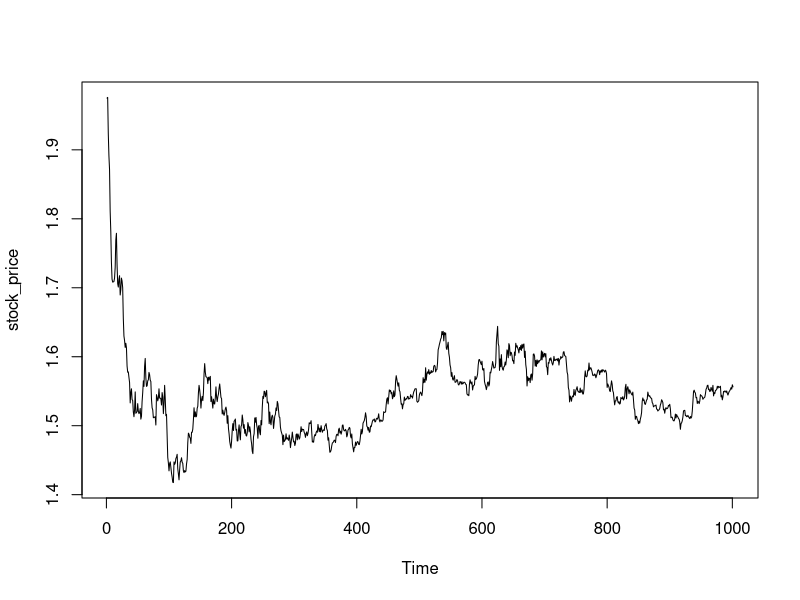
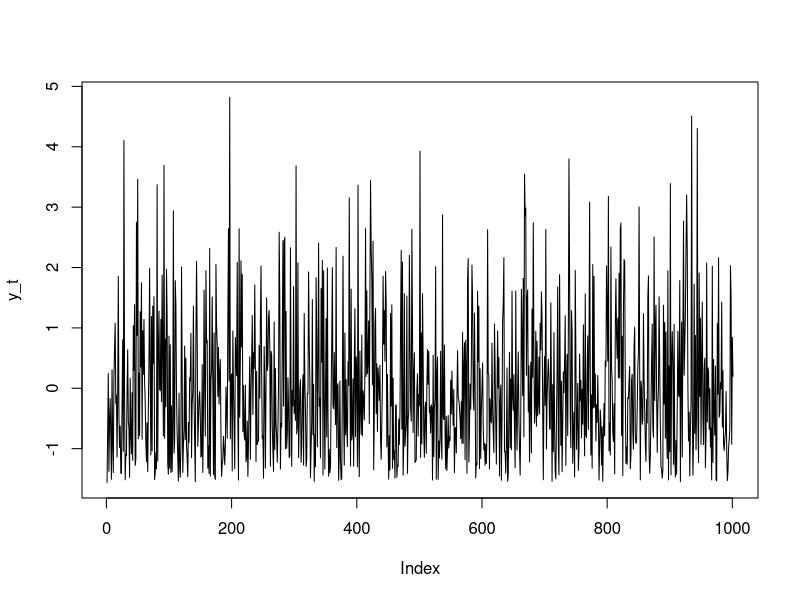
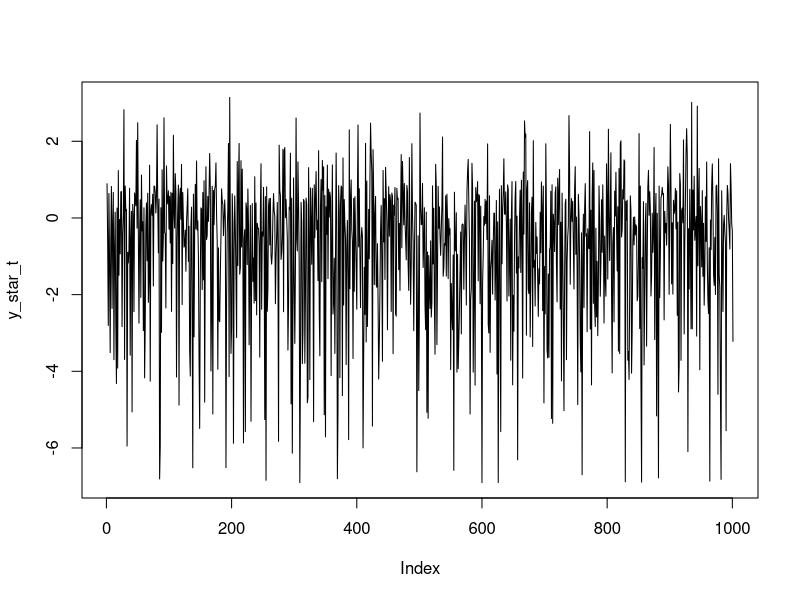
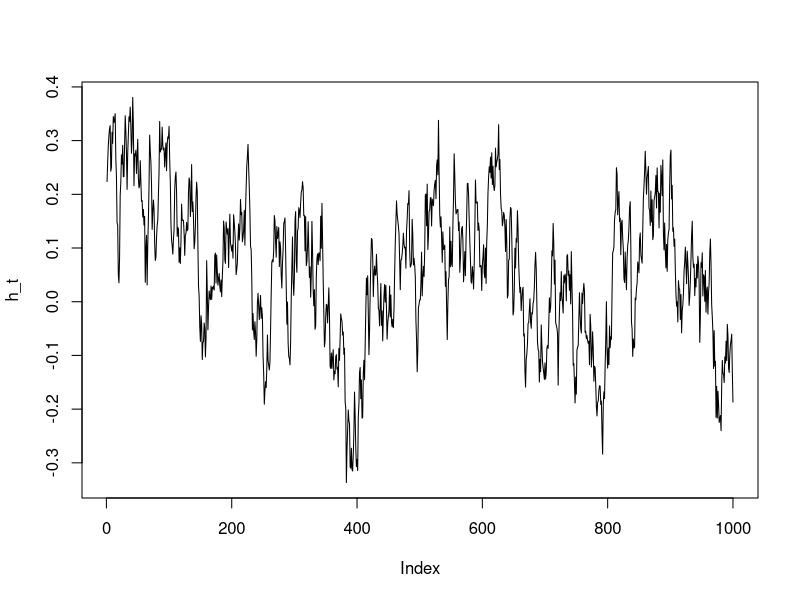
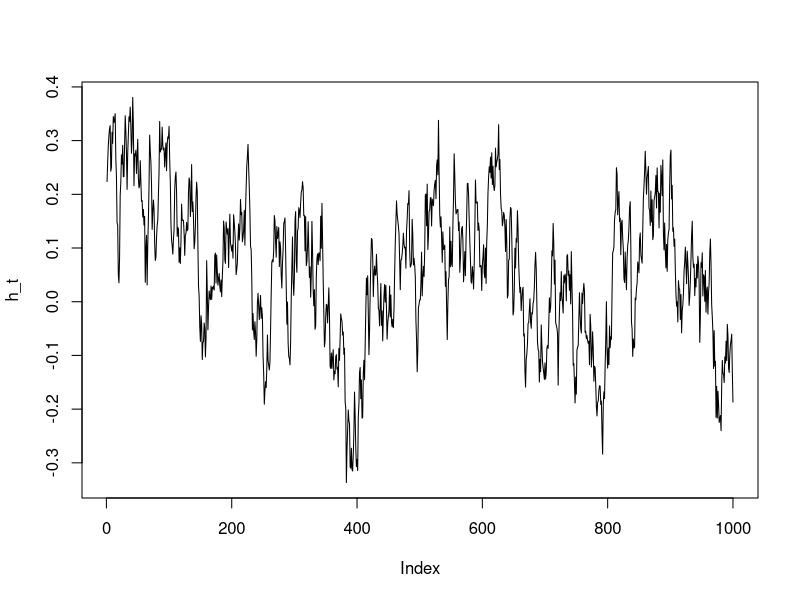
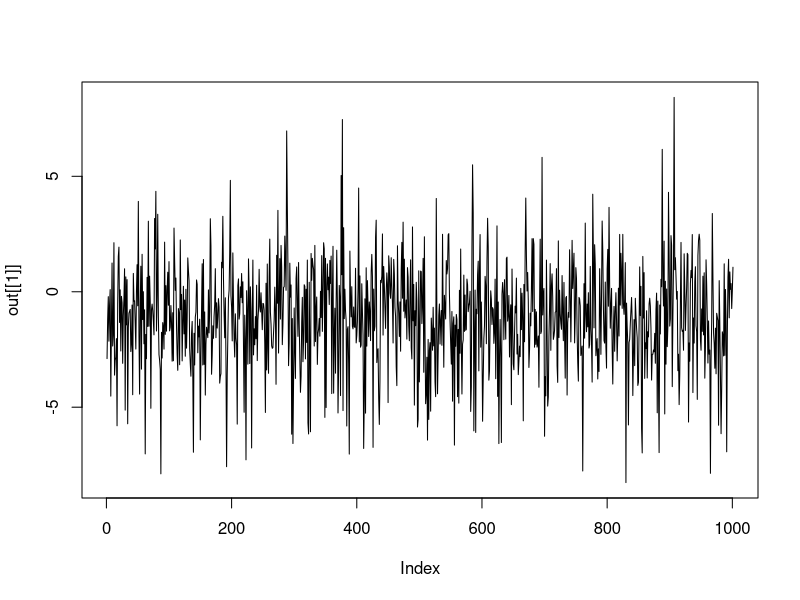
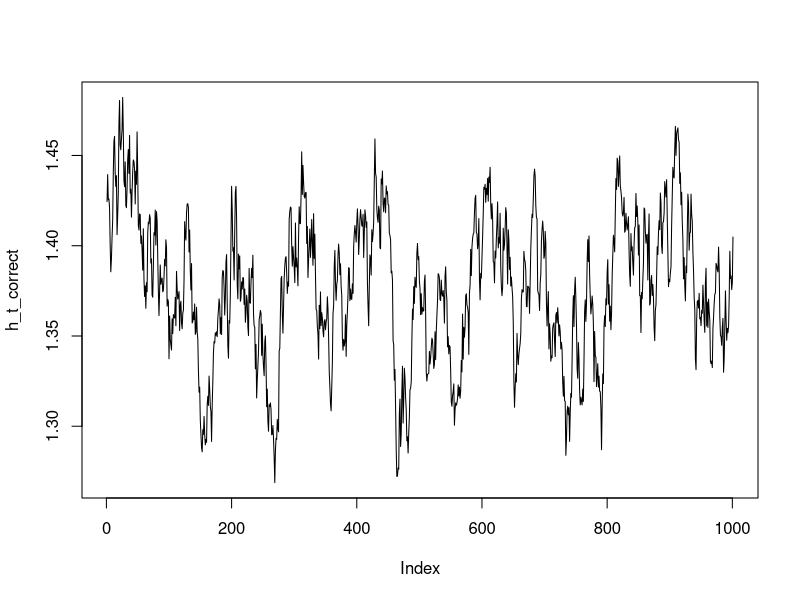
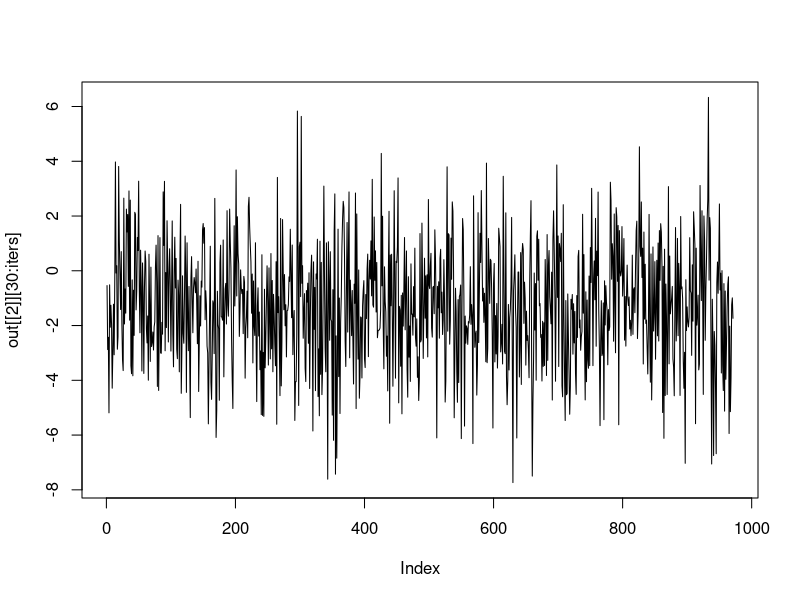

R code for these plots, in order:
T = 1000

phi_0 = 0.96
sigma2_0= 0.002
mu_0 = 0

c = 0.001

q_j = c(0.00730, 0.10556, 0.00002, 0.04395, 0.34001, 0.24566, 0.25750)
b_j = c(-10.12999, -3.397281, -8.56686, 2.77786, 0.61942, 1.79518, -1.08819)
w_j = c(5.79596, 2.61369, 5.17950, 0.16735, 0.64009, 0.34023, 1.26261)
J = length(q_j)


sigma2_n = sigma2_0
phi = phi_0
mu = mu_0

data = read.csv('DEXUSUK_2.csv')
length(data[,1])
stock_price = ts(data[1:(T+1),2])
plot(stock_price)
y_t = log(stock_price[2:(T+1)]) - log(stock_price[1:T]) - mean(log(stock_price[2:(T+1)]) - log(stock_price[1:T]))
y_t = y_t * 100

sigma2_correct = 0.0002
mu_correct = 1.4
phi_correct = 0.96

y_t = array(0, T + 1)
h_t_correct = array(0, T + 1)
h_t_correct = rnorm(1, mu_correct, sqrt(sigma2_correct/(1 - phi_correct**2)))
y_t[1] = exp(h_t_correct[1]/2) * rnorm(1, 0, 1)
for(i in 2:(T + 1))
{
  h_t_correct[i] = mu_correct + phi_correct * (h_t_correct[i - 1] - mu_correct) + rnorm(1, 0, sqrt(sigma2_correct))
  y_t[i] = abs(exp(h_t_correct[i]/2) * rnorm(1, 0, 1))
}

y_t = y_t - mean(y_t)

plot(y_t, type='l')

y_star_t = log(y_t**2 + c)
plot(y_star_t, type='l')

h_t = array(0.0, T)

sample_s = function(y_star_t, h_t)
{
  s = array(0, T)
  q_j_h = array(0, J)
  for(i in 1:T)
  {
    for(j in 1:J)
    {
      q_j_h[j] = q_j[j] * dnorm(y_star_t[i], h_t[i] + b_j[j] - 1.2704, sqrt(w_j[j]))
    }
    
    s[i] = sample(1:J, 1, prob = q_j_h, replace=TRUE)
  }
  return(s)
}

gen_h = function(h_t, mu, sigma2_n, phi)
{
  h_t[1] = rnorm(1, mu, sqrt(sigma2_n/(1-phi**2)))
  for(i in 2:T)
  {
    h_t[i] = mu + (h_t[i-1] - mu) * phi + rnorm(1, 0, sqrt(sigma2_n))
  }
  return(h_t)
}

prob_phi_prior = function(phi)
{
  phi_star = (phi + 1)/2
  phi_1 = 20
  phi_2 = 1.5
  
  return(dbeta(phi_star, phi_1, phi_2, log=TRUE))
}

g_phi = function(h_t, mu, sigma2_n, phi)
{
  prob_phi_prior(phi) - ((h_t[1] - mu)^2 * (1 - phi**2))/(2 * sigma2_n) + 0.5 * log(1 - phi**2)
}

sample_phi = function(h_t, mu, sigma2_n, phi)
{
  temp = (h_t[1:(T-1)] - mu)
  phi_cap = sum((h_t[2:T] - mu) * temp)/sum(temp)
  V_phi = sigma2_n/sum((h_t[1:T - 1] - mu)^2)
  phi_star = rnorm(1, phi_cap, V_phi)
  if(!is.na(phi_star) && phi_star > 0 && phi_star < 1)
  {
    prop_prob = exp(g_phi(h_t, mu, sigma2_n, phi_star) - g_phi(h_t, mu, sigma2_n, phi))
    acc_prob  = runif(1)
    cat(phi_star, prop_prob, acc_prob)
    if(prop_prob > acc_prob)
    {
      return(phi_star)
    }
  }
  return(phi)
}

sample_sigma2_n = function(h_t, mu, sigma2_n, phi)
{
  sigma_r = 5
  S_phi = 0.01 * sigma_r
  temp = ((h_t[1] - mu)**2) * (1 - phi**2) + sum(((h_t[2:T] - mu) - phi * (h_t[1:(T-1)] - mu))**2)
  return(1/rgamma(1, (T + sigma_r)/2, (S_phi + temp)/2))
}

sample_mu = function(h_t, mu, sigma2_n, phi)
{
  sigma2_mu = sigma2_n/((T-1) * (1-phi)**2 + (1-phi**2))
  mu_cap = sigma2_mu * ((1-phi**2) * h_t[1]/sigma2_n + (1-phi)/sigma2_n * sum(h_t[2:T] - phi * h_t[1:(T-1)]))
  return(rnorm(1, mu_cap, sqrt(sigma2_mu)))
}

sample_h_t <- function(T, y_star_t, s_t, mu, sigma2_n, phi)
{ 
  x_t_t = array(0, T + 1)
  P_t_t = array(0, T + 1)
  x_t_t_1 = array(0, T)
  P_t_t_1 = array(0, T)

  x_t_t[1] = mu
  P_t_t[1] = sigma2_n/(1 - phi**2)
  
  for(i in 1:T)
  {
    x_t_t_1[i] = mu + phi * x_t_t[i]
    P_t_t_1[i] = phi**2 * P_t_t[i] + sigma2_n
    
    u = sample(1:J, 1, prob = q_j, replace=TRUE)
    K = P_t_t_1[i]/(P_t_t_1[i] + w_j[u])
    x_t_t[i + 1] = x_t_t_1[i] + K * (y_star_t[i] - (b_j[u] + x_t_t_1[i]))
    P_t_t[i + 1] = (1 - K)^2 * P_t_t_1[i] + (K * w_j[u])**2
  }
  h_t = array(0, T + 1)
  h_t[T + 1] <- rnorm(1, x_t_t[T + 1], sqrt(P_t_t[T + 1]))
  for(t in T:1)
  {
    
    H <- 1.0 / ( 1.0/(sigma2_n) + 1.0/P_t_t[t] )
    h <- H * ( h_t[t+1]/(sigma2_n) + x_t_t[t]/P_t_t[t] )
    h_t[t] <- rnorm(1,h,sqrt(H))    
  }
  list(h_t, x_t_t, P_t_t)
}

sweep = function(T, y_star_t, h_t, mu, sigma2_n, phi, iters)
{
  phi_t = array(0, iters)
  mu_t = array(0, iters)
  sigma2_n_t = array(0, iters)
  
  phi_t[1] = phi
  mu_t[1] = mu
  sigma2_n_t[1] = sigma2_n
  for(i in 2:(iters + 1))
  {
    phi_t[i] = sample_phi(h_t, mu_t[i-1], sigma2_n_t[i-1], phi_t[i-1])
    mu_t[i] = sample_mu(h_t, mu_t[i-1], sigma2_n_t[i-1], phi_t[i-1])
    sigma2_n_t[i] = sample_sigma2_n(h_t, mu_t[i-1], sigma2_n_t[i-1], phi_t[i-1])
    s_t = sample(1:J, T, prob = q_j, replace=TRUE)
    out = sample_h_t(T, y_star_t, s_t,  mu_t[i], sigma2_n_t[i], phi_t[i])
    h_t = out[[1]]
    x_t_t = out[[2]]
    P_t_t = out[[3]]
  }

  list("h_t"<-h_t, "mu"<-mu_t, "sigma2_n"<-sigma2_n_t,"phi"<-phi_t,"x_t_t"<-x_t_t, "P_t_t"<-P_t_t)
}

sigma2_n = sigma2_0
phi = phi_0
mu = mu_0

h_t = gen_h(h_t, mu, sigma2_n, phi)
plot(h_t, type='l')


iters = 1000
plot(h_t,type='l')
mean(h_t)
out = sweep(T, y_star_t, h_t, mu, sigma2_n, phi, iters)

plot(out[[1]], type='l')
plot(h_t_correct, type='l')


plot(out[[2]][30:iters], type='l')
plot(out[[3]][30:iters], type='l')
plot(out[[4]][30:iters], type='l')

mean(out[[2]][30:iters])
mean(out[[3]][30:iters])

plot(out[[5]], type='l')
plot(h_t, type='l')
plot(y_t, type='l')
